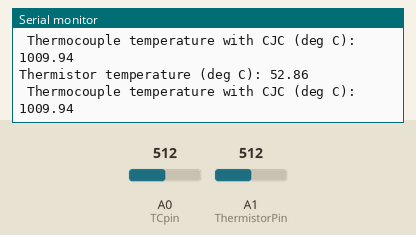
This sketch was run on a simulated Arduino Uno, built with avr-gcc and run on an emulated ATmega328P. On the bench: the last lines printed to the serial monitor. Inputs (shaded band) come from the test bench; at power-on: A0 (TCpin) = 512, A1 (ThermistorPin) = 512.

Above: at 1.8 s.
1.9 s: A0 (TCpin) set to 666
At 2.4 s:
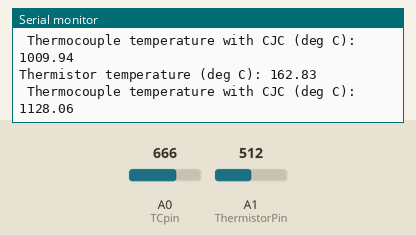
3.4 s: A0 (TCpin) set to 687
At 5.0 s:
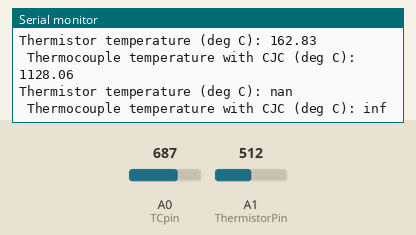

Measured:
- the behaviour switches between 675 and 676 on A0 (TCpin) (found by bisection; images 1 and 2)
- after the input at 1.9 s, the serial monitor: prints a new line after 0.18 s (image 1)
- after the input at 3.4 s, the serial monitor: prints a new line after 0.76 s (image 2)

The sketch:

TwoSensorsTO.ino
```cpp
/* Test program for reading of thermistor, thermocouple and LVDT.
   K-type thermocouple functions written by Arthur Jones using
   official NIST polynomial data from
   https://srdata.nist.gov/its90/download/type_k.tab */

#include <math.h> /* needed for exp() and pow() */

/* It is good practice to define things like pins used at the start
   so that you avoid hard-coded values (magic numbers) in code */
#define TCpin A0
#define ThermistorPin A1

/* Similarly, define any constant values e.g. Vref, B, R0 here to avoid
  need for "magic numbers" in code */

void setup()
{
  Serial.begin(9600);
}

void loop()
{
  /* Put your code here to read ADCs and convert ADC voltages to
  temperatures */

// Define VRef
    double V_ref = 5;

    // Define Thermistor constants
    double T0 = 298.15;
    double R0 = 10000;
    double B = 3975;

    // User input for one pin value to test all outputs
        double Thermistor_ADC = 0;
        Thermistor_ADC = analogRead(TCpin);
        double Thermocouple_ADC = 0;
        Thermocouple_ADC = analogRead(ThermistorPin);

        //Test values
        //Thermistor_ADC = 256;
        //Thermocouple_ADC = 256;


    // Calculate thermistor temperature in degrees C ( Part b, i,ii,iii & v)

        // Call function to convert ADC value to voltage
        double V_ADC = 0;
        V_ADC = ADCToVoltage(V_ref, Thermistor_ADC);

        // Convert voltage to resistance (in ohms)
        double ThermisterResistance = 0;
        ThermisterResistance = (((10 * 3.3) / V_ADC) - 10) * 1000;

        // Convert resistance into temperature (in K)
        double Temperature_Kelvin = 0;
        double Resistance_Logarithm = 0;
        double Temperature_Expression = 0;

        Resistance_Logarithm = log(ThermisterResistance / R0);
        Temperature_Expression = (1 / T0) + (Resistance_Logarithm / B);
        Temperature_Kelvin = pow(Temperature_Expression, -1);


        // Convert temperature from Kelvin to Celcius
        double Temperature_Celcius = 0;
        Temperature_Celcius = KelvinToCelcius(Temperature_Kelvin);

    // Calculate thermocouple temperature in degrees C ( Part c, i - iv)

        // Convert ADC value to voltage


        V_ADC = ADCToVoltage(V_ref, Thermocouple_ADC);

        // Convert voltage to thermocouple voltage
        double ThermocoupleVoltage = 0;
        ThermocoupleVoltage = (V_ADC - 0.35) / 54.4;

        // Calculate compensation EMF (in millivolts)
        double EMF_Comp = 0;
        EMF_Comp = NISTdegCtoMilliVoltsKtype(Temperature_Celcius);

        // Calculate temeperature of thermocouple
        double ThermocoupleTemperature = 0;
        double EMF_Total = 0;
        EMF_Total = ThermocoupleVoltage * 1000 + (EMF_Comp);
        ThermocoupleTemperature = NISTmilliVoltsToDegCKtype(EMF_Total);

  /* Display results.  Don't use printf or formatting etc., they don't work on the Arduino. Just use
     the serial print statements given here, inserting your own code as needed */

  Serial.print("Thermistor temperature (deg C): ");
  Serial.println(Temperature_Celcius);
  Serial.print(" Thermocouple temperature with CJC (deg C): ");
  Serial.println(ThermocoupleTemperature);
  Serial.println("\n");
  delay(1000);
}

/* Write a function to convert ADC value to
   voltage: put it here and use it in your code above*/

double ADCToVoltage(double V_ref, double n_ADC)
{

        double V_ADC = 0;
        V_ADC =  V_ref * n_ADC / 1024;
        return V_ADC;

}

/* Write a function to convert degrees K to degrees C
Call it from the main() function above */

double KelvinToCelcius(double Temp_K)
{
    double Temp_C = 0;
    Temp_C = Temp_K - 273.15;
    return (Temp_C);
}


/* Under no circumstances change any of the following code, it is fine as it is */
float NISTdegCtoMilliVoltsKtype(float tempDegC)
/* returns EMF in millivolts */
{
    int i;
    float milliVolts = 0;
    if(tempDegC >= -170 && tempDegC < 0)
    {
        const float coeffs[11] =
        {
            0.000000000000E+00,
            0.394501280250E-01,
            0.236223735980E-04,
            -0.328589067840E-06,
            -0.499048287770E-08,
            -0.675090591730E-10,
            -0.574103274280E-12,
            -0.310888728940E-14,
            -0.104516093650E-16,
            -0.198892668780E-19,
            -0.163226974860E-22
        };
        for (i=0; i<=10; i++)
        {
            milliVolts += coeffs[i] * pow(tempDegC,i);
        }
    }
    else if(tempDegC >= 0 && tempDegC <= 1372)
    {
        const float coeffs[10] =
        {
            -0.176004136860E-01,
            0.389212049750E-01,
            0.185587700320E-04,
            -0.994575928740E-07,
            0.318409457190E-09,
            -0.560728448890E-12,
            0.560750590590E-15,
            -0.320207200030E-18,
            0.971511471520E-22,
            -0.121047212750E-25
        };
        const float a0 =  0.118597600000E+00;
        const float a1 = -0.118343200000E-03;
        const float a2 =  0.126968600000E+03;

        for (i=0; i<=9; i++)
        {
            milliVolts += coeffs[i] * pow(tempDegC,i);
        }

        milliVolts += a0*exp(a1*(tempDegC - a2)*(tempDegC - a2));
    }
    else
    {
        milliVolts = 99E9;
    }
    return milliVolts;
}

float NISTmilliVoltsToDegCKtype(float tcEMFmV)
// returns temperature in deg C.
{

        int i, j;
        float tempDegC = 0;
        const float coeffs[11][3] =
        {
          {0.0000000E+00,  0.000000E+00, -1.318058E+02},
         {2.5173462E+01,  2.508355E+01,  4.830222E+01},
         {-1.1662878E+00,  7.860106E-02, -1.646031E+00},
         {-1.0833638E+00, -2.503131E-01,  5.464731E-02},
         {-8.9773540E-01,  8.315270E-02, -9.650715E-04},
         {-3.7342377E-01, -1.228034E-02,  8.802193E-06},
         {-8.6632643E-02,  9.804036E-04, -3.110810E-08},
         {-1.0450598E-02, -4.413030E-05,  0.000000E+00},
         {-5.1920577E-04,  1.057734E-06,  0.000000E+00},
         {0.0000000E+00, -1.052755E-08,  0.000000E+00}
       };
       if(tcEMFmV >=-5.891 && tcEMFmV <=0 )
       {
           j=0;
       }
       else if (tcEMFmV > 0 && tcEMFmV <=20.644  )
       {
           j=1;
       }
       else if (tcEMFmV > 20.644 && tcEMFmV <=54.886  )
       {
           j=2;
       }
       else
       {
           return 99E99;
       }

       for (i=0; i<=9; i++)
        {
            tempDegC += coeffs[i][j] * pow(tcEMFmV,i);
        }
    return tempDegC;
}
```

TestEncoderTO.c
```cpp
#include <stdio.h>
#include <stdlib.h>
#include <string.h>
#define bool int
#define byte unsigned char
#define numChars  32

void initialiseEncoderStateMachine();
void updateEncoderStateMachine();

// Here we are using global variables simply to be compatible with the Arduino program structure
// This is REALLY bad practice so please don't do it otherwise!
long int count = 0;
long int error = 0;

enum states {state1=1, state2, state3, state4};
bool channelAState=0;
bool channelBState=0;

enum states state;
char receivedChars[numChars]="00";   // an array to store the received data

int main()
{
    // Replicates the setup in Arduino
    printf("Enter a pair of characters representing initial states of channels A and B\n");
    scanf("%s",receivedChars);
    channelAState = receivedChars[0]!='0';
    channelBState = receivedChars[1]!='0';

    initialiseEncoderStateMachine();
    printf("State %d, count %ld, error %ld\n", state, count, error);
    printf("Enter a pair of characters representing channels A and B, enter 99 to end\n");

    // Replicates the loop in Arduino
    do
    {
        scanf("%s",receivedChars);
        if (strcmp(receivedChars, "99")==0)
        {
            break;
        }
        channelAState = receivedChars[0]!='0';
        channelBState = receivedChars[1]!='0';
        updateEncoderStateMachine();
        printf("State %d, count %ld, error %ld\n", state, count, error);

    }
    while(1);
    return 0;
}
void initialiseEncoderStateMachine()
{
    /* If initially A is 0 and B is 0, system starts in State 1
       If initially A is 1 and B is 0, system starts in State 2
       If initially A is 1 and B is 1, system starts in State 3
       If initially A is 0 and B is 1, system starts in State 4 */

    if (channelAState == 0)
    {
        if(channelBState == 0)
        {
            state = state1;
        }
        else if (channelBState == 1)
        {
            state = state4;
        }
    }
    else if (channelAState == 1)
    {
        if(channelBState == 0)
        {
            state = state2;
        }
        else if (channelBState == 1)
        {
            state = state3;
        }
    }
}

void updateEncoderStateMachine()
{
    switch (state)
    {
    case state1:
        /* If A is 0 and B is 0, do nothing and stay in State 1
           If A is 1 and B is 0, add 1 to main counter and go to State 2
           If A is 0 and B is 1, subtract 1 to main counter and go to State 4
           If A is 1 and B is 1, do nothing to main counter but add 1 to error counter and go to state 3 */

        if (channelAState == 1)
        {
            if (channelBState == 1)
            {
            error++;
            state = state3;
            break;
            }
            else if (channelBState == 0)
            {
            count++;
            state = state2;
            break;
            }
        }
        else if (channelAState == 0)
        {
            if (channelBState == 1)
            {
            count--;
            state = state4;
            break;
            }
            else if (channelBState == 0)
            {
            break;
            }
        }
        break;
case state2:
        /* If A is 0 and B is 0, subtract 1 to main counter and go to State 4
           If A is 1 and B is 0, do nothing and stay in State 2
           If A is 0 and B is 1, do nothing to main counter but add 1 to error counter and go to state 4
           If A is 1 and B is 1, add 1 to main counter and go to State 3 */

        if (channelAState == 1)
        {
            if (channelBState == 1)
            {
            count++;
            state = state3;
            break;
            }
            else if (channelBState == 0)
            {
            break;
            }
        }
        else if (channelAState == 0)
        {
            if (channelBState == 1)
            {
            error++;
            state = state4;
            break;
            }
            else if (channelBState == 0)
            {
            count--;
            state = state4;
            break;
            }
        }
        break;

case state3:
        /* If A is 0 and B is 0, do nothing to main counter but add 1 to error counter and go to state 1
           If A is 1 and B is 0, subtract 1 to main counter and go to State 2
           If A is 0 and B is 1, add 1 to main counter and go to State 4
           If A is 1 and B is 1, do nothing and stay in State 3 */

        if (channelAState == 1)
        {
            if (channelBState == 1)
            {
            break;
            }
            else if (channelBState == 0)
            {
            count--;
            state = state2;
            break;
            }
        }
        else if (channelAState == 0)
        {
            if (channelBState == 1)
            {
            count++;
            state = state4;
            break;
            }
            else if (channelBState == 0)
            {
            error++;
            state = state1;
            break;
            }
        }
        break;

case state4:
        /* If A is 0 and B is 0, add 1 to main counter and go to State 1
           If A is 1 and B is 0, do nothing to main counter but add 1 to error counter and go to state 2
           If A is 0 and B is 1, do nothing and stay in State 4
           If A is 1 and B is 1, subtract 1 to main counter and go to State 3 */

         if (channelAState == 1)
        {
            if (channelBState == 1)
            {
            count--;
            state = state3;
            break;
            }
            else if (channelBState == 0)
            {
            error++;
            state = state2;
            break;
            }
        }
        else if (channelAState == 0)
        {
            if (channelBState == 1)
            {
            break;
            }
            else if (channelBState == 0)
            {
            count++;
            state = state1;
            break;
            }
        }
        break;


    }
}
```

TwoSensorsTO.c
```cpp
#include <stdio.h>
#include <math.h>

float NISTdegCtoMilliVoltsKtype(float tempDegC)
/* returns EMF in millivolts */
{
    int i;
    float milliVolts = 0;
    if(tempDegC >= -170 && tempDegC < 0)
    {
        const float coeffs[11] =
        {
            0.000000000000E+00,
            0.394501280250E-01,
            0.236223735980E-04,
            -0.328589067840E-06,
            -0.499048287770E-08,
            -0.675090591730E-10,
            -0.574103274280E-12,
            -0.310888728940E-14,
            -0.104516093650E-16,
            -0.198892668780E-19,
            -0.163226974860E-22
        };
        for (i=0; i<=10; i++)
        {
            milliVolts += coeffs[i] * pow(tempDegC,i);
        }
    }
    else if(tempDegC >= 0 && tempDegC <= 1372)
    {
        const float coeffs[10] =
        {
            -0.176004136860E-01,
            0.389212049750E-01,
            0.185587700320E-04,
            -0.994575928740E-07,
            0.318409457190E-09,
            -0.560728448890E-12,
            0.560750590590E-15,
            -0.320207200030E-18,
            0.971511471520E-22,
            -0.121047212750E-25
        };
        const float a0 =  0.118597600000E+00;
        const float a1 = -0.118343200000E-03;
        const float a2 =  0.126968600000E+03;

        for (i=0; i<=9; i++)
        {
            milliVolts += coeffs[i] * pow(tempDegC,i);
        }

        milliVolts += a0*exp(a1*(tempDegC - a2)*(tempDegC - a2));
    }
    else
    {
        milliVolts = 99E99;
    }
    return milliVolts;
}

float NISTmilliVoltsToDegCKtype(float tcEMFmV)
// returns temperature in deg C.
{

        int i, j;
        float tempDegC = 0;
        const float coeffs[11][3] =
        {
          {0.0000000E+00,  0.000000E+00, -1.318058E+02},
         {2.5173462E+01,  2.508355E+01,  4.830222E+01},
         {-1.1662878E+00,  7.860106E-02, -1.646031E+00},
         {-1.0833638E+00, -2.503131E-01,  5.464731E-02},
         {-8.9773540E-01,  8.315270E-02, -9.650715E-04},
         {-3.7342377E-01, -1.228034E-02,  8.802193E-06},
         {-8.6632643E-02,  9.804036E-04, -3.110810E-08},
         {-1.0450598E-02, -4.413030E-05,  0.000000E+00},
         {-5.1920577E-04,  1.057734E-06,  0.000000E+00},
         {0.0000000E+00, -1.052755E-08,  0.000000E+00}
       };
       if(tcEMFmV >=-5.891 && tcEMFmV <=0 )
       {
           j=0;
       }
       else if (tcEMFmV > 0 && tcEMFmV <=20.644  )
       {
           j=1;
       }
       else if (tcEMFmV > 20.644 && tcEMFmV <=54.886  )
       {
           j=2;
       }
       else
       {
           return 99E9;
       }

       for (i=0; i<=9; i++)
        {
            tempDegC += coeffs[i][j] * pow(tcEMFmV,i);
        }
    return tempDegC;
}

/* Write a function here to convert ADC value to voltages. (Part a, equation 1)
Call it from the main() function below */

double ADCToVoltage(double V_ref, double n_ADC)
{

        double V_ADC = 0;
        V_ADC =  V_ref * n_ADC / 1024;
        return V_ADC;

}

/* Write a function to convert degrees K to degrees C  (Part b, (iv))
Call it from the main() function below */

double KelvinToCelcius(double Temp_K)
{
    double Temp_C = 0;
    Temp_C = Temp_K - 273.15;
    return (Temp_C);
}

int main()
{
    // Define VRef
    double V_ref = 5;

    // Define Thermistor constants
    double T0 = 298.15;
    double R0 = 10000;
    double B = 3975;

    // User input for one pin value to test all outputs
        double n_ADC = 0;
        printf("Enter a value between 0 and 1023 to simulate the value read from the ADC: \n");
        scanf("%lf", &n_ADC);
        printf("Test value: %f \n", n_ADC);

    // Calculate thermistor temperature in degrees C ( Part b, i,ii,iii & v)

        // Call function to convert ADC value to voltage
        double V_ADC = 0;
        V_ADC = ADCToVoltage(V_ref, n_ADC);

        // Convert voltage to resistance (in ohms)
        double ThermisterResistance = 0;
        ThermisterResistance = (((10 * 3.3) / V_ADC) - 10) * 1000;

        // Convert resistance into temperature (in K)
        double Temperature_Kelvin = 0;
        double Resistance_Logarithm = 0;
        double Temperature_Expression = 0;

        // If statement to notify user of error
        if (ThermisterResistance < 0)
        {
            printf("Temperature cant be calculated as you can't take the logarithm of a negative number \n");
        }

        Resistance_Logarithm = log(ThermisterResistance / R0);
        Temperature_Expression = (1 / T0) + (Resistance_Logarithm / B);
        Temperature_Kelvin = pow(Temperature_Expression, -1);


        // Convert temperature from Kelvin to Celcius
        double Temperature_Celcius = 0;
        Temperature_Celcius = KelvinToCelcius(Temperature_Kelvin);

    // Calculate thermocouple temperature in degrees C ( Part c, i - iv)

        // Convert ADC value to voltage
        V_ADC = ADCToVoltage(V_ref, n_ADC);

        // Convert voltage to thermocouple voltage
        double ThermocoupleVoltage = 0;
        ThermocoupleVoltage = (V_ADC - 0.35) / 54.4;

        // Calculate compensation EMF (in millivolts)
        double EMF_Comp = 0;
        EMF_Comp = NISTdegCtoMilliVoltsKtype(Temperature_Celcius);

        // Calculate temeperature of thermocouple
        double ThermocoupleTemperature = 0;
        double EMF_Total = 0;
        EMF_Total = ThermocoupleVoltage * 1000 + (EMF_Comp);
        ThermocoupleTemperature = NISTmilliVoltsToDegCKtype(EMF_Total);


    // Output results


    printf("Thermistor temperature (deg C): %f \n", Temperature_Celcius);
    printf("Thermocouple temperature with CJC (deg C): %f \n", ThermocoupleTemperature);

    return 0;
}
```
